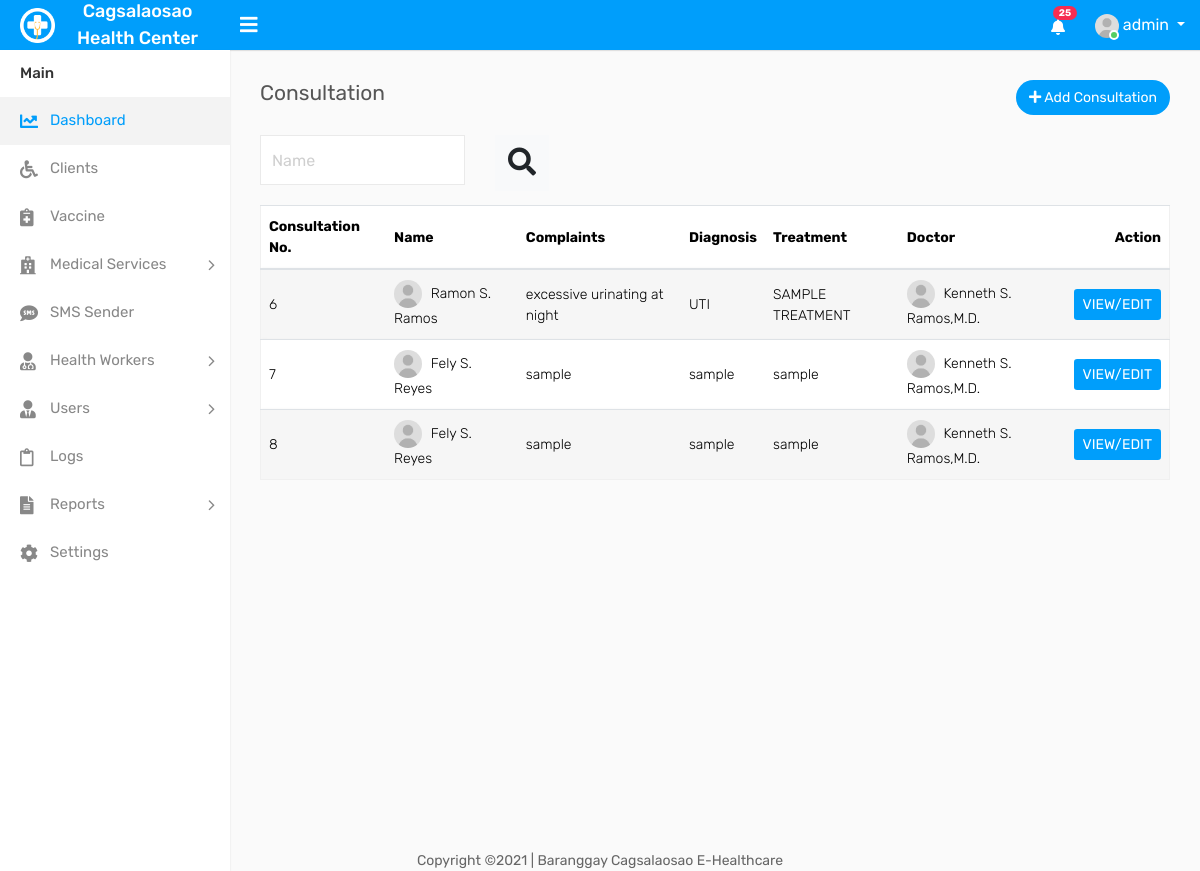
The page /consultation.php (signed in) on the database as committed earlier.
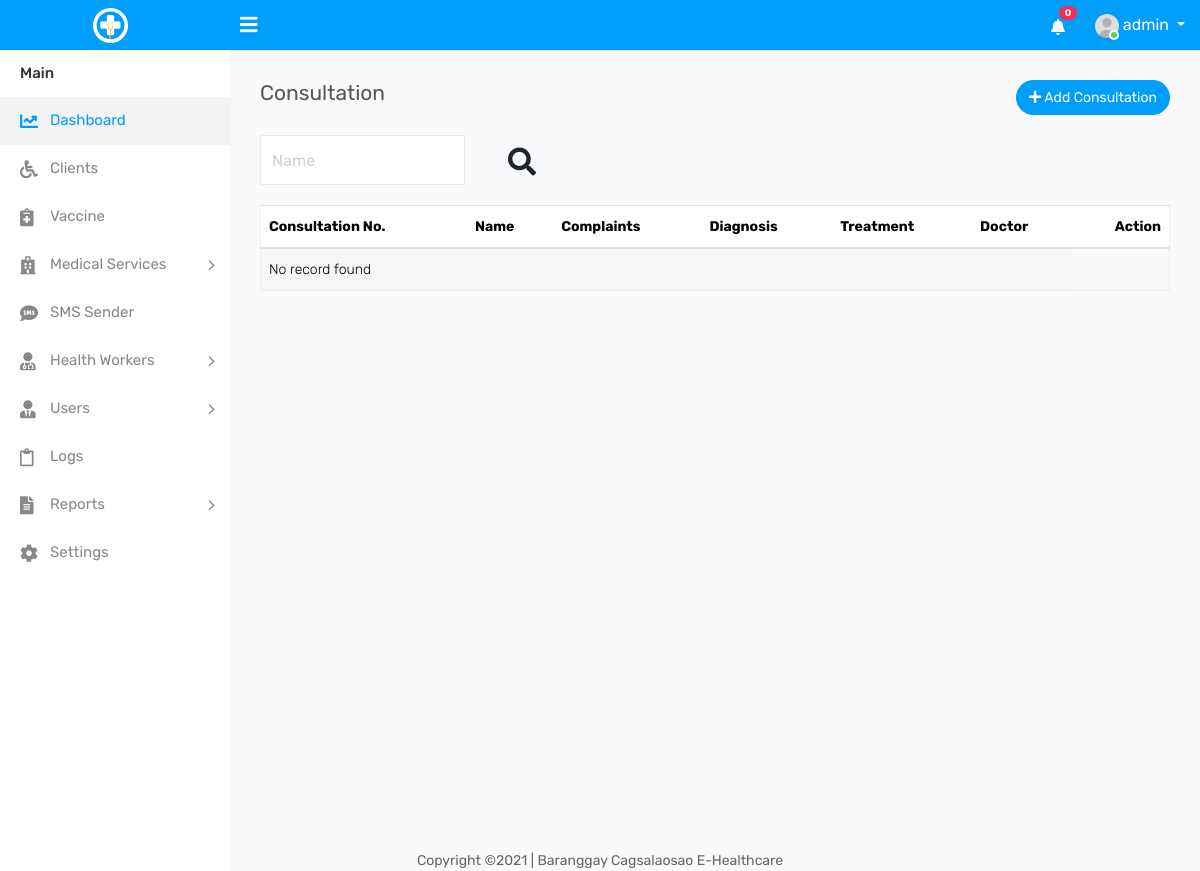
The same page on the database as committed later.
### tables this page shows
CREATE TABLE IF NOT EXISTS `settings` (
  `name` varchar(55) NOT NULL,
  `contact_person` varchar(55) NOT NULL,
  `brgy` varchar(55) NOT NULL,
  `city` varchar(55) NOT NULL,
  `province` varchar(55) NOT NULL,
  `postalcode` int(11) NOT NULL,
  `email` varchar(55) NOT NULL,
  `phone` varchar(55) NOT NULL,
  `telephone` varchar(55) NOT NULL,
  `web_url` varchar(55) NOT NULL
);

CREATE TABLE IF NOT EXISTS `consultation` (
`consultation_id` int(11) NOT NULL,
  `client_id` int(55) DEFAULT NULL,
  `consultation_complaints` varchar(255) DEFAULT NULL,
  `consultation_bp` varchar(55) DEFAULT NULL,
  `consultation_resprate` varchar(55) DEFAULT NULL,
  `consultation_cr` varchar(55) DEFAULT NULL,
  `consultation_temp` varchar(55) DEFAULT NULL,
  `consultation_weight` int(55) DEFAULT NULL,
  `consultation_prate` varchar(55) DEFAULT NULL,
  `consultation_diag` varchar(55) DEFAULT NULL,
  `consultation_treatment` varchar(55) DEFAULT NULL,
  `consultation_group` varchar(55) DEFAULT NULL,
  `consultation_date` date DEFAULT NULL,
  `hw_id` int(55) DEFAULT NULL
);

CREATE TABLE IF NOT EXISTS `client` (
`client_id` int(11) NOT NULL,
  `client_fname` varchar(55) DEFAULT NULL,
  `client_mi` varchar(5) DEFAULT NULL,
  `client_lname` varchar(55) DEFAULT NULL,
  `client_email` varchar(55) DEFAULT NULL,
  `client_bdate` date DEFAULT NULL,
  `client_gender` varchar(55) DEFAULT NULL,
  `client_brgy` varchar(55) DEFAULT NULL,
  `client_city` varchar(55) DEFAULT NULL,
  `client_province` varchar(55) DEFAULT NULL,
  `client_phone` varchar(55) DEFAULT NULL,
  `client_status` varchar(55) DEFAULT NULL,
  `client_joindate` date DEFAULT NULL
);

CREATE TABLE IF NOT EXISTS `healthworker` (
`hw_id` int(11) NOT NULL,
  `hw_fname` varchar(55) DEFAULT NULL,
  `hw_mi` varchar(5) DEFAULT NULL,
  `hw_lname` varchar(55) DEFAULT NULL,
  `hw_email` varchar(55) DEFAULT NULL,
  `hw_bdate` date DEFAULT NULL,
  `hw_gender` varchar(55) DEFAULT NULL,
  `hw_brgy` varchar(55) DEFAULT NULL,
  `hw_city` varchar(55) DEFAULT NULL,
  `hw_province` varchar(55) DEFAULT NULL,
  `hw_phone` varchar(55) DEFAULT NULL,
  `hw_status` varchar(55) DEFAULT NULL,
  `hw_joindate` date DEFAULT NULL,
  `hw_designation` varchar(55) NOT NULL
);

### consultation.php (the view, shortened to what the changed rows need)
<!DOCTYPE html>
<html lang="en">
<?php include('includes/head.php') ?>
<body>
    <div class="main-wrapper">
<?php include('includes/topnav.php') ?>
        <div class="page-wrapper">
         <div class="content">
                <div class="row">
                    <div class="col-md-12">
                        <div class="table-responsive">
                            <table class="table table-border table-striped custom-table datatable mb-0">
                                <thead>
                                    <tr>
                                        <th>Consultation No.</th>
                                        <th>Name</th>
                                        <th>Complaints</th>
                                        <th>Diagnosis</th>
                                        <th>Treatment</th>
                                        <th>Doctor</th>
                                        <th class="text-right">Action</th>
                                    </tr>
                                </thead>
                                <tbody>
                                   <?php
                                        if(isset($_GET['name']))
                                        {
                                            $values = $_GET['name'];
                                            $query="select consultation.consultation_id as con_id, consultation.consultation_diag as diagnoses, consultation.consultation_treatment as treatment, client.client_fname as client_name, client.client_mi as client_mi, client.client_lname as client_lastname, consultation.consultation_complaints as complaints, healthworker.hw_fname as docname, healthworker.hw_mi as docmi, healthworker.hw_lname as doclname
FROM client
INNER JOIN consultation ON consultation.client_id = client.client_id
INNER JOIN healthworker ON consultation.hw_id = healthworker.hw_id   where concat(client.client_fname,client.client_mi,client.client_lname)  like '%$values%'" ;
                                             $query_run = mysqli_query($con,$query);
                                            if (mysqli_num_rows($query_run)>0)
                                            {
                                                foreach($query_run as $items)
                                                {
                                                    ?>
                                                    <tr>
                                                    <td><?= $items['con_id'] ?></td>
                                                    <td><img width="28" height="28" src="assets/img/user.jpg" class="rounded-circle m-r-5" alt=""> <?= $items['client_name']." ". $items['client_mi']." ". $items['client_lastname'] ?></td>
                                                    <td><?= $items['complaints'] ?></td>
                                                    <td><?= $items['diagnoses'] ?></td>
                                                    <td><?= $items['treatment'] ?></td>
                                                    <td><img width="28" height="28" src="assets/img/user.jpg" class="rounded-circle m-r-5" alt=""> <?= $items['docname']." ". $items['docmi']." ". $items['doclname'].",M.D." ?></td>
                                                    <form action="edit-cons.php" method="POST">
                                                      <input type="hidden" name="id" value="<?php echo  $items['con_id']
                                             ?>">
                                                    <td class="text-right">
                                                        <input type="submit" name="edit" class="btn  btn-primary btn-sm" value="VIEW/EDIT">
                                                    </td>
                                                    </form>
                                                </tr>
                                                    <?php
                                                }
                                            }
                                             else
                                            {
                                                ?>
                                                    <tr>
                                                        <td colspan="6">No record found</td>
                                                    </tr>
                                                <?php
                                            }
                                        }
                                        else
                                        {
                                            $query="select consultation.consultation_id as con_id, consultation.consultation_diag as diagnoses, consultation.consultation_treatment as treatment, client.client_fname as client_name, client.client_mi as client_mi, client.client_lname as client_lastname, consultation.consultation_complaints as complaints, healthworker.hw_fname as docname, healthworker.hw_mi as docmi, healthworker.hw_lname as doclname
FROM client
INNER JOIN consultation ON consultation.client_id = client.client_id
INNER JOIN healthworker ON consultation.hw_id = healthworker.hw_id";
                                             $query_run = mysqli_query($con,$query);
                                            if (mysqli_num_rows($query_run)>0)
                                            {
                                                foreach($query_run as $items)
                                                {
                                                    ?>
                                                    <tr>
                                                    <td><?= $items['con_id'] ?></td>
                                                    <td><img width="28" height="28" src="assets/img/user.jpg" class="rounded-circle m-r-5" alt=""> <?= $items['client_name']." ". $items['client_mi']." ". $items['client_lastname'] ?></td>
                                                    <td><?= $items['complaints'] ?></td>
                                                    <td><?= $items['diagnoses'] ?></td>
                                                    <td><?= $items['treatment'] ?></td>
                                                    <td><img width="28" height="28" src="assets/img/user.jpg" class="rounded-circle m-r-5" alt=""> <?= $items['docname']." ". $items['docmi']." ". $items['doclname'].",M.D." ?></td>
                                                    <form action="edit-cons.php" method="POST">
                                                    <td class="text-right">
                                                        <input type="submit" name="edit" class="btn  btn-primary btn-sm" value="VIEW/EDIT">
                                                    </td>
                                                    </form>
                                                </tr>
                                                    <?php
                                                }
                                            }
                                             else
                                            {
                                                ?>
                                                    <tr>
                                                        <td colspan="6">No record found</td>
                                                    </tr>
                                                <?php
                                            }
                                        }
                                    ?>
                                </tbody>
                            </table>
                        </div>
                    </div>
                </div>
            </div>
        </div>
    </div>
</body>
</html>

### includes/topnav.php (shortened to what the changed rows need)
 <?php
        include('dbcon.php');
  ?>
        <div class="header">
			<div class="header-left">
				<a href="index.php" class="logo">
					<img src="assets/img/logo.png" width="35" height="35" alt=""> <span>
<?php
                                     $query="select * from settings limit 1 ";
                                        $query_run= mysqli_query($con,$query);
                                         if ($query_run)
                                        {
                                            while ($row=mysqli_fetch_array($query_run))
                                            {
                                                echo $row['name'];
                                            }
                                        }
?>
                    </span>
				</a>
			</div>
            <ul class="nav user-menu float-right">
                <li class="nav-item dropdown d-none d-sm-block">
                    <a href="#" class="dropdown-toggle nav-link" data-toggle="dropdown"><i class="fas fa-bell"></i> <span class="badge badge-pill bg-danger float-right">
                        <?php
                                    $rt = mysqli_query($con,"SELECT * FROM log  ");
                                    $num1 = mysqli_num_rows($rt);
                                     echo htmlentities($num1);
                        ?>
                    </span></a>
                </li>
            </ul>
        </div>

Rows that differ between the two databases and show on the page:
removed settings: name "Cagsalaosao Health Center"
removed consultation: consultation_id "6", client.client_fname "Ramon", client.client_mi "S.", client.client_lname "Ramos", consultation_complaints "excessive urinating at night", consultation_diag "UTI", consultation_treatment "SAMPLE TREATMENT", hw.hw_fname "Kenneth", hw.hw_mi "S.", hw.hw_lname "Ramos"
removed consultation: consultation_id "7", client.client_fname "Fely", client.client_mi "S.", client.client_lname "Reyes", consultation_complaints "sample", consultation_diag "sample", consultation_treatment "sample", hw.hw_fname "Kenneth", hw.hw_mi "S.", hw.hw_lname "Ramos"
removed consultation: consultation_id "8", client.client_fname "Fely", client.client_mi "S.", client.client_lname "Reyes", consultation_complaints "sample", consultation_diag "sample", consultation_treatment "sample", hw.hw_fname "Kenneth", hw.hw_mi "S.", hw.hw_lname "Ramos"
Other text that changed with them:
$num1: "25" → "0"
text now shown: "No record found"
